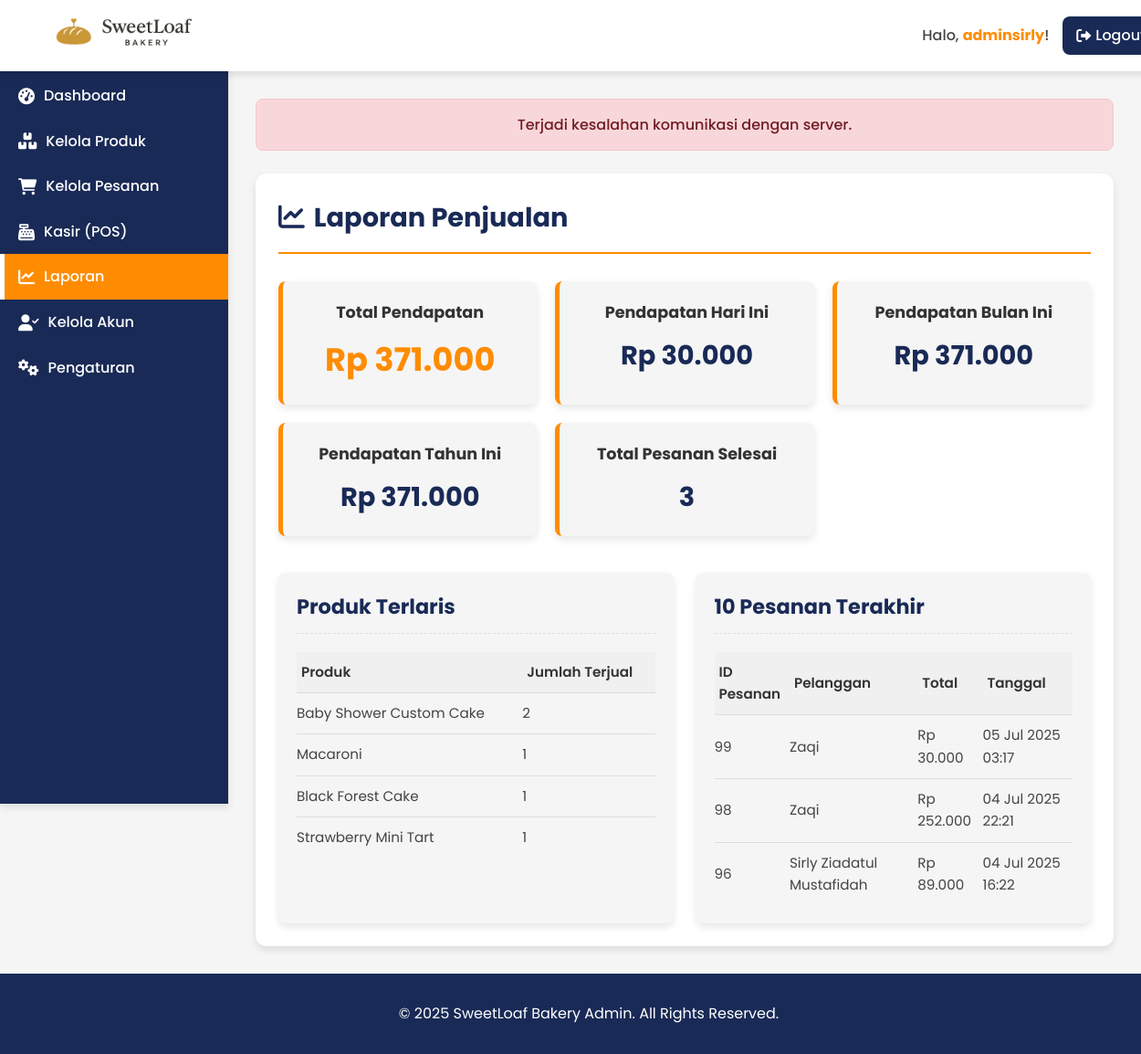
The page /admin/reports.php (signed in) on the database its author committed.
### tables this page shows
CREATE TABLE `pesanan` (
  `order_id` int NOT NULL,
  `user_id` int NOT NULL,
  `order_ref` varchar(20) NOT NULL,
  `total` decimal(10,2) NOT NULL,
  `created_at` timestamp NULL DEFAULT CURRENT_TIMESTAMP,
  `payment_type` enum('cash','qris') DEFAULT NULL,
  `paid_at` datetime DEFAULT NULL,
  `payment_status` enum('unpaid','paid','cancelled','refunded') DEFAULT 'unpaid',
  `order_status` enum('pending','on_progress','completed','cancelled') DEFAULT 'pending',
  `updated_at` timestamp NULL DEFAULT NULL ON UPDATE CURRENT_TIMESTAMP
);

CREATE TABLE `users` (
  `id` int NOT NULL,
  `name` varchar(100) NOT NULL,
  `username` varchar(50) NOT NULL,
  `password` varchar(255) NOT NULL,
  `email` varchar(100) NOT NULL,
  `phone` varchar(15) NOT NULL,
  `address` text,
  `role` enum('admin','user') DEFAULT 'user',
  `created_at` timestamp NOT NULL DEFAULT CURRENT_TIMESTAMP
);

### admin/reports.php (the view, shortened to what this page needs)
<?php
require_once '../db_connect.php';
$total_revenue = 0;
$revenue_today = 0;
$revenue_this_month = 0;
$revenue_this_year = 0;
$total_orders = 0;
$recent_orders = [];
$top_products = [];
$sql_top_products = "
    SELECT pr.nama, SUM(pi.jumlah) AS total_terjual
    FROM pesanan_items pi
    JOIN products pr ON pi.produk_id = pr.id
    JOIN pesanan p ON pi.pesanan_id = p.order_id
    WHERE p.order_status = 'completed'
    GROUP BY pi.produk_id
    ORDER BY total_terjual DESC
    LIMIT 5
";
$result_top_products = $conn->query($sql_top_products);
if ($result_top_products && $result_top_products->num_rows > 0) {
    while ($row = $result_top_products->fetch_assoc()) {
        $top_products[] = $row;
    }
}
$sql_total_revenue = "SELECT SUM(total) AS total FROM pesanan WHERE order_status = 'completed'";
$result_total_revenue = $conn->query($sql_total_revenue);
if ($result_total_revenue && $result_total_revenue->num_rows > 0) {
    $row = $result_total_revenue->fetch_assoc();
    $total_revenue = $row['total'] ?? 0;
}
$today = date('Y-m-d');
$sql_revenue_today = "SELECT SUM(total) AS total FROM pesanan WHERE DATE(created_at) = ? AND order_status = 'completed'";
$stmt_revenue_today = $conn->prepare($sql_revenue_today);
$stmt_revenue_today->bind_param("s", $today);
$stmt_revenue_today->execute();
$result_revenue_today = $stmt_revenue_today->get_result();
if ($result_revenue_today && $result_revenue_today->num_rows > 0) {
    $row = $result_revenue_today->fetch_assoc();
    $revenue_today = $row['total'] ?? 0;
}
$this_month_start = date('Y-m-01');
$this_month_end = date('Y-m-t');
$sql_revenue_this_month = "SELECT SUM(total) AS total FROM pesanan WHERE created_at BETWEEN ? AND ? AND order_status = 'completed'";
$stmt_revenue_this_month = $conn->prepare($sql_revenue_this_month);
$stmt_revenue_this_month->bind_param("ss", $this_month_start, $this_month_end);
$stmt_revenue_this_month->execute();
$result_revenue_this_month = $stmt_revenue_this_month->get_result();
if ($result_revenue_this_month && $result_revenue_this_month->num_rows > 0) {
    $row = $result_revenue_this_month->fetch_assoc();
    $revenue_this_month = $row['total'] ?? 0;
}
$this_year_start = date('Y-01-01');
$this_year_end = date('Y-12-31');
$sql_revenue_this_year = "SELECT SUM(total) AS total FROM pesanan WHERE created_at BETWEEN ? AND ? AND order_status = 'completed'";
$stmt_revenue_this_year = $conn->prepare($sql_revenue_this_year);
$stmt_revenue_this_year->bind_param("ss", $this_year_start, $this_year_end);
$stmt_revenue_this_year->execute();
$result_revenue_this_year = $stmt_revenue_this_year->get_result();
if ($result_revenue_this_year && $result_revenue_this_year->num_rows > 0) {
    $row = $result_revenue_this_year->fetch_assoc();
    $revenue_this_year = $row['total'] ?? 0;
}
$sql_total_orders = "SELECT COUNT(*) AS total FROM pesanan WHERE order_status = 'completed'";
$result_total_orders = $conn->query($sql_total_orders);
if ($result_total_orders && $result_total_orders->num_rows > 0) {
    $row = $result_total_orders->fetch_assoc();
    $total_orders = $row['total'] ?? 0;
}
$sql_recent_orders = "
    SELECT p.order_id, u.name AS nama_pengguna, p.total AS total_harga, p.created_at
    FROM pesanan p
    JOIN users u ON p.user_id = u.id
    WHERE p.order_status = 'completed'
    ORDER BY p.created_at DESC
    LIMIT 10
";
$result_recent_orders = $conn->query($sql_recent_orders);
if ($result_recent_orders && $result_recent_orders->num_rows > 0) {
    while ($row = $result_recent_orders->fetch_assoc()) {
        $recent_orders[] = $row;
    }
}
?>
<!DOCTYPE html>
<html lang="id">
<head>
    <link rel="stylesheet" href="assets/styles/admin_style.css">
    <link rel="stylesheet" href="https://cdnjs.cloudflare.com/ajax/libs/font-awesome/6.0.0-beta3/css/all.min.css">
</head>
<body>
    <div class="wrapper">
        <?php require_once 'includes/admin_header.php'; ?>
        <?php require_once 'includes/admin_sidebar.php'; ?>
        <main class="admin-main-content">
            <section class="reports-section">
                <h2><i class="fas fa-chart-line"></i> Laporan Penjualan</h2>
                <div class="report-summary-cards">
                    <div class="card">
                        <h3>Total Pendapatan</h3>
                        <p class="card-value large-value">Rp <?php echo number_format($total_revenue, 0, ',', '.'); ?></p>
                    </div>
                    <div class="card">
                        <h3>Pendapatan Hari Ini</h3>
                        <p class="card-value">Rp <?php echo number_format($revenue_today, 0, ',', '.'); ?></p>
                    </div>
                    <div class="card">
                        <h3>Pendapatan Bulan Ini</h3>
                        <p class="card-value">Rp <?php echo number_format($revenue_this_month, 0, ',', '.'); ?></p>
                    </div>
                    <div class="card">
                        <h3>Pendapatan Tahun Ini</h3>
                        <p class="card-value">Rp <?php echo number_format($revenue_this_year, 0, ',', '.'); ?></p>
                    </div>
                    <div class="card">
                        <h3>Total Pesanan Selesai</h3>
                        <p class="card-value"><?php echo number_format($total_orders, 0, ',', '.'); ?></p>
                    </div>
                </div>
                <div class="report-details-section">
                    <div class="detail-card">
                        <h3>Produk Terlaris</h3>
                        <?php if (!empty($top_products)): ?>
                            <table>
                                <thead>
                                    <tr>
                                        <th>Produk</th>
                                        <th>Jumlah Terjual</th>
                                    </tr>
                                </thead>
                                <tbody>
                                    <?php foreach ($top_products as $product): ?>
                                        <tr>
                                            <td><?php echo htmlspecialchars($product['nama']); ?></td>
                                            <td><?php echo htmlspecialchars($product['total_terjual']); ?></td>
                                        </tr>
                                    <?php endforeach; ?>
                                </tbody>
                            </table>
                        <?php else: ?>
                            <p class="no-data-message">Belum ada data penjualan produk.</p>
                        <?php endif; ?>
                    </div>
                    <div class="detail-card">
                        <h3>10 Pesanan Terakhir</h3>
                        <?php if (!empty($recent_orders)): ?>
                            <table>
                                <thead>
                                    <tr>
                                        <th>ID Pesanan</th>
                                        <th>Pelanggan</th>
                                        <th>Total</th>
                                        <th>Tanggal</th>
                                    </tr>
                                </thead>
                                <tbody>
                                    <?php foreach ($recent_orders as $order): ?>
                                        <tr>
                                            <td><?php echo htmlspecialchars($order['order_id']); ?></td>
                                            <td><?php echo htmlspecialchars($order['nama_pengguna']); ?></td>
                                            <td>Rp <?php echo number_format($order['total_harga'], 0, ',', '.'); ?></td>
                                            <td><?php echo date('d M Y H:i', strtotime($order['created_at'])); ?></td>
                                        </tr>
                                    <?php endforeach; ?>
                                </tbody>
                            </table>
                        <?php else: ?>
                            <p class="no-data-message">Belum ada pesanan selesai yang tercatat.</p>
                        <?php endif; ?>
                    </div>
                </div>
            </section>
        </main>
        <?php require_once 'includes/admin_footer.php'; ?>
    </div>
</body>
</html>

### admin/assets/styles/admin_style.css (style rules this page uses)
:root { --primary-orange: #FF8C00; --secondary-navy: #192A56; --white: #FFFFFF; --light-grey: #F5F5F5; --medium-grey: #e0e0e0; --dark-grey: #333333; --text-color: #444444; --shadow-light: 0 4px 8px rgba(0, 0, 0, 0.1); --shadow-medium: 0 8px 16px rgba(0, 0, 0, 0.15); --border-radius-small: 8px; --border-radius-medium: 12px; --border-radius-large: 20px; --orange-bg-login: #FC8A06; --accent-blue: #3b82f6; --red-alert: #dc3545; --green-success: #28a745; }
body { margin: 0; font-family: 'Poppins', sans-serif; background-color: var(--light-grey); color: var(--text-color); line-height: 1.6; min-height: 100vh; }
.wrapper { display: flex; flex-direction: column; width: 100%; min-height: 100vh; }
.admin-main-content { flex-grow: 1; padding: 30px; margin-left: 250px; transition: margin-left 0.3s ease; background-color: var(--light-grey); }
.reports-section { padding: 25px; background-color: var(--white); border-radius: var(--border-radius-medium); box-shadow: var(--shadow-light); }
.reports-section h2 { color: var(--secondary-navy); margin-top: 0; margin-bottom: 30px; font-size: 1.8em; border-bottom: 2px solid var(--primary-orange); padding-bottom: 15px; display: flex; align-items: center; gap: 10px; }
.report-summary-cards { display: grid; grid-template-columns: repeat(auto-fit, minmax(220px, 1fr)); gap: 20px; margin-bottom: 40px; }
.report-summary-cards .card { background-color: var(--light-grey); padding: 20px; border-radius: var(--border-radius-small); box-shadow: var(--shadow-light); text-align: center; border-left: 5px solid var(--primary-orange); }
.report-summary-cards .card h3 { color: var(--dark-grey); font-size: 1.1em; margin-top: 0; margin-bottom: 10px; }
.report-summary-cards .card .card-value { font-size: 1.8em; font-weight: 700; color: var(--secondary-navy); margin: 0; }
.report-summary-cards .card .card-value.large-value { font-size: 2.2em; color: var(--primary-orange); }
.report-details-section { display: grid; grid-template-columns: 1fr 1fr; gap: 25px; }
.detail-card { background-color: var(--light-grey); padding: 20px; border-radius: var(--border-radius-small); box-shadow: var(--shadow-light); }
.detail-card h3 { color: var(--secondary-navy); font-size: 1.4em; margin-top: 0; margin-bottom: 20px; border-bottom: 1px dashed var(--medium-grey); padding-bottom: 10px; }
.detail-card table { width: 100%; border-collapse: collapse; margin-top: 15px; }
.detail-card th, .detail-card td { text-align: left; padding: 10px 0; border-bottom: 1px solid #ddd; color: var(--text-color); font-size: 0.95em; }
.detail-card th { background-color: #f0f0f0; font-weight: 600; color: var(--dark-grey); padding-left: 5px; }
.detail-card tr:last-child td { border-bottom: none; }

### rows shown on the page
pesanan: order_id "99", user.name "Zaqi", total "30.000", created_at "05 Jul 2025 03:17"
pesanan: order_id "98", user.name "Zaqi", total "252.000", created_at "04 Jul 2025 22:21"
pesanan: order_id "96", user.name "Sirly Ziadatul Mustafidah", total "89.000", created_at "04 Jul 2025 16:22"

### other values the page prints
$current_admin_username "adminsirly"
$total_revenue "371.000"
$revenue_today "30.000"
$revenue_this_month "371.000"
$revenue_this_year "371.000"
$total_orders "3"
$product['nama'] "Baby Shower Custom Cake"
$product['total_terjual'] "2"
$product['nama'] "Macaroni"
$product['total_terjual'] "1"
$product['nama'] "Black Forest Cake"
$product['nama'] "Strawberry Mini Tart"
